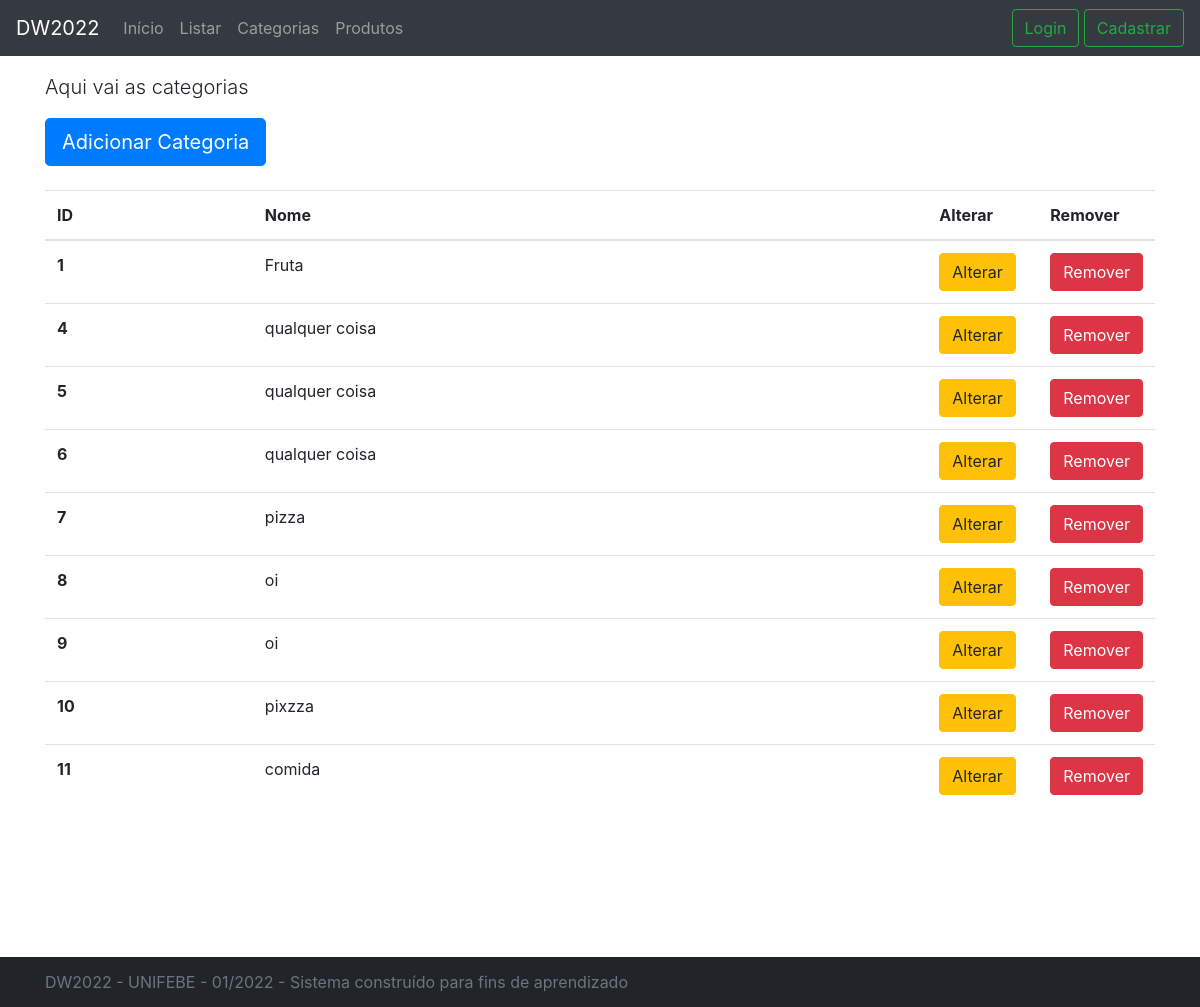
The app's page /categoria.php, older data.
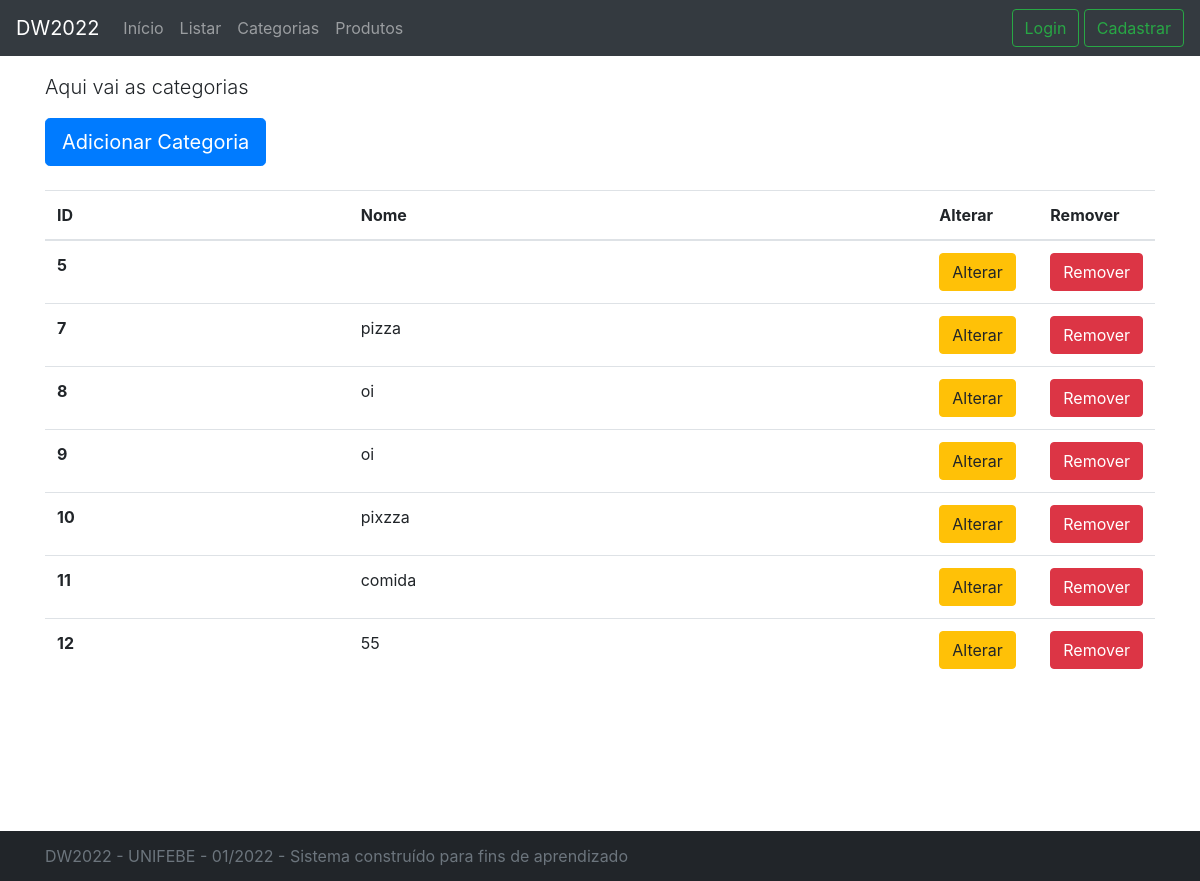
The same page, newer data.
### tables this page shows
CREATE TABLE "categoria" (
	"id"	INTEGER NOT NULL,
	"nome"	TEXT,
	PRIMARY KEY("id" AUTOINCREMENT)
);

### categoria.php (the view, shortened to what this page needs)
<!-- <?php
      $conexao = new PDO('sqlite:dw.db');
      $query = "SELECT * FROM categoria";
      $result = $conexao->query($query);
      $result = $result->fetchAll();
      ?> -->
<!doctype html>
<html lang="pt-br">
<head>
  <link href="css/bootstrap.css" rel="stylesheet">
  <link href="css/navbar-top-fixed.css" rel="stylesheet">
  <link href="css/sticky-footer.css" rel="stylesheet">
</head>
<body>
  <?php require_once 'nav.php' ?>
  <main role="main" class="container">
    <p class="lead">Aqui vai as categorias</p>
    <a class="btn btn-primary btn-lg mb-4" href="nova_categoria.php">Adicionar Categoria</a>
    <table class="table">
      <thead>
        <tr>
          <th scope="col">ID</th>
          <th scope="col">Nome</th>
          <th style="width: 10%" scope="col">Alterar</th>
          <th style="width: 10%" scope="col">Remover</th>
        </tr>
      </thead>
      <tbody>
        <?php
        foreach ($result as $r) {
        ?>
          <tr>
            <th scope="row"><?php echo $r['id'] ?></th>
            <td><?php echo $r['nome'] ?></td>
            <td><a href="editar_categoria.php?id=<?php echo $r['id']?>" class="btn btn-warning">Alterar</a></td>
            <td><a href="excluir_categoria.php?id=<?php echo $r['id']?>" class="btn btn-danger">Remover</a></td>
          </tr>
        <?php
        }
        ?>
      </tbody>
    </table>
  </main>
  <?php require_once 'footer.php' ?>
</body>
</html>

### nav.php (shortened to what this page needs)
<nav class="navbar navbar-expand-md navbar-dark fixed-top bg-dark">
    <a class="navbar-brand" href="#">DW<?php echo date("Y")?></a>
    <div class="collapse navbar-collapse" id="navbarCollapse">
        <ul class="navbar-nav mr-auto">
        <li class="nav-item">
            <a class="nav-link" href="/">Início</a>
        </li>
        <li class="nav-item">
            <a class="nav-link" href="listar.php">Listar</a>
        </li>
        <li class="nav-item">
            <a class="nav-link" href="categoria.php">Categorias</a>
        </li>
        <li class="nav-item">
            <a class="nav-link" href="produto.php">Produtos</a>
        </li>
        </ul>
        <div class="d-inline mt-2 mt-md-0">
            <a class="btn btn-outline-success my-2 my-sm-0" href="login.php">Login</a>
            <a class="btn btn-outline-success my-2 my-sm-0" href="cadastrar.php">Cadastrar</a>
        </div>
    </div>
</nav>

### footer.php
<footer class="footer">
    <div class="container">
        <span class="text-muted">DW<?php echo date("Y")?> - UNIFEBE - 01/<?php echo date("Y")?> - Sistema construído para fins de aprendizado</span>
    </div>
</footer>

### css/navbar-top-fixed.css (style rules this page uses)
body { padding-top: 4.5rem; }

### css/sticky-footer.css (style rules this page uses)
html { position: relative; min-height: 100%; }
body { margin-bottom: 200px; }
.footer { position: absolute; bottom: 0; width: 100%; height: 50px; line-height: 50px; background-color: #212529; }

Row changes from the older to the newer data that the page shows:
removed categoria: id "1", nome "Fruta"
removed categoria: id "4", nome "qualquer coisa"
removed categoria: id "6", nome "qualquer coisa"
changed categoria id 5: nome "qualquer coisa" → (not shown)
added categoria: id "12", nome "55"
